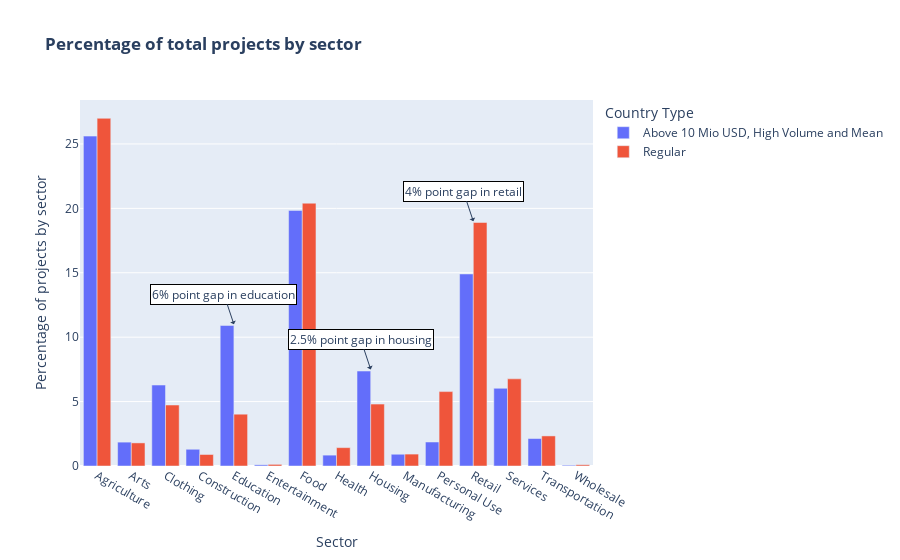

Notebook cell for this chart:
### Code cell
# Creating bar plot

fig = px.bar(df_bar_country_type, 
             x="sector", 
             y="percentage_of_projects_by_country_type",
             color='country_type',
             barmode='group', 
             title= '<b>Percentage of total projects by sector</b>',
             labels={'sector':'Sector', 'country_type':'Country Type', "percentage_of_projects_by_country_type" : 'Percentage of projects by sector'},
             hover_name= 'country_type')

fig.add_annotation(x=4, y=11,
            text="6% point gap in education",
            showarrow=True,
            arrowhead=1,
            bordercolor='black',
            bgcolor='white')

fig.add_annotation(x=8, y=7.5,
            text="2.5% point gap in housing",
            showarrow=True,
            arrowhead=1,
                  bordercolor='black',
            bgcolor='white')

fig.add_annotation(x=11, y=19,
            text="4% point gap in retail",
            showarrow=True,
            arrowhead=1,
                  bordercolor='black',
            bgcolor='white')


fig.show()

### Figure 1 — Plotly figure (JSON) as saved in the notebook; plotly's stock layout.template omitted (floating-point values rounded to 4 significant figures)
{"data": [{"alignmentgroup": "True", "hovertemplate": "<b>%{hovertext}</b><br><br>Country Type=Above 10 Mio USD, High Volume and Mean<br>Sector=%{x}<br>Percentage of projects by sector=%{y}<extra></extra>", "hovertext": ["Above 10 Mio USD, High Volume and Mean", "Above 10 Mio USD, High Volume and Mean", "Above 10 Mio USD, High Volume and Mean", "Above 10 Mio USD, High Volume and Mean", "Above 10 Mio USD, High Volume and Mean", "Above 10 Mio USD, High Volume and Mean", "Above 10 Mio USD, High Volume and Mean", "Above 10 Mio USD, High Volume and Mean", "Above 10 Mio USD, High Volume and Mean", "Above 10 Mio USD, High Volume and Mean", "Above 10 Mio USD, High Volume and Mean", "Above 10 Mio USD, High Volume and Mean", "Above 10 Mio USD, High Volume and Mean", "Above 10 Mio USD, High Volume and Mean", "Above 10 Mio USD, High Volume and Mean"], "legendgroup": "Above 10 Mio USD, High Volume and Mean", "marker": {"color": "#636efa", "pattern": {"shape": ""}}, "name": "Above 10 Mio USD, High Volume and Mean", "offsetgroup": "Above 10 Mio USD, High Volume and Mean", "orientation": "v", "showlegend": true, "textposition": "auto", "type": "bar", "x": ["Agriculture", "Arts", "Clothing", "Construction", "Education", "Entertainment", "Food", "Health", "Housing", "Manufacturing", "Personal Use", "Retail", "Services", "Transportation", "Wholesale"], "xaxis": "x", "y": [25.61, 1.853, 6.283, 1.299, 10.91, 0.09083, 19.84, 0.8432, 7.371, 0.9118, 1.863, 14.91, 6.031, 2.13, 0.05827], "yaxis": "y"}, {"alignmentgroup": "True", "hovertemplate": "<b>%{hovertext}</b><br><br>Country Type=Regular<br>Sector=%{x}<br>Percentage of projects by sector=%{y}<extra></extra>", "hovertext": ["Regular", "Regular", "Regular", "Regular", "Regular", "Regular", "Regular", "Regular", "Regular", "Regular", "Regular", "Regular", "Regular", "Regular", "Regular"], "legendgroup": "Regular", "marker": {"color": "#EF553B", "pattern": {"shape": ""}}, "name": "Regular", "offsetgroup": "Regular", "orientation": "v", "showlegend": true, "textposition": "auto", "type": "bar", "x": ["Agriculture", "Arts", "Clothing", "Construction", "Education", "Entertainment", "Food", "Health", "Housing", "Manufacturing", "Personal Use", "Retail", "Services", "Transportation", "Wholesale"], "xaxis": "x", "y": [26.99, 1.793, 4.734, 0.8932, 4.021, 0.126, 20.4, 1.426, 4.809, 0.9244, 5.777, 18.9, 6.766, 2.335, 0.09727], "yaxis": "y"}], "layout": {"annotations": [{"arrowhead": 1, "bgcolor": "white", "bordercolor": "black", "showarrow": true, "text": "6% point gap in education", "x": 4, "y": 11}, {"arrowhead": 1, "bgcolor": "white", "bordercolor": "black", "showarrow": true, "text": "2.5% point gap in housing", "x": 8, "y": 7.5}, {"arrowhead": 1, "bgcolor": "white", "bordercolor": "black", "showarrow": true, "text": "4% point gap in retail", "x": 11, "y": 19}], "barmode": "group", "legend": {"title": {"text": "Country Type"}, "tracegroupgap": 0}, "title": {"text": "<b>Percentage of total projects by sector</b>"}, "xaxis": {"anchor": "y", "domain": [0, 1], "title": {"text": "Sector"}}, "yaxis": {"anchor": "x", "domain": [0, 1], "title": {"text": "Percentage of projects by sector"}}}}
